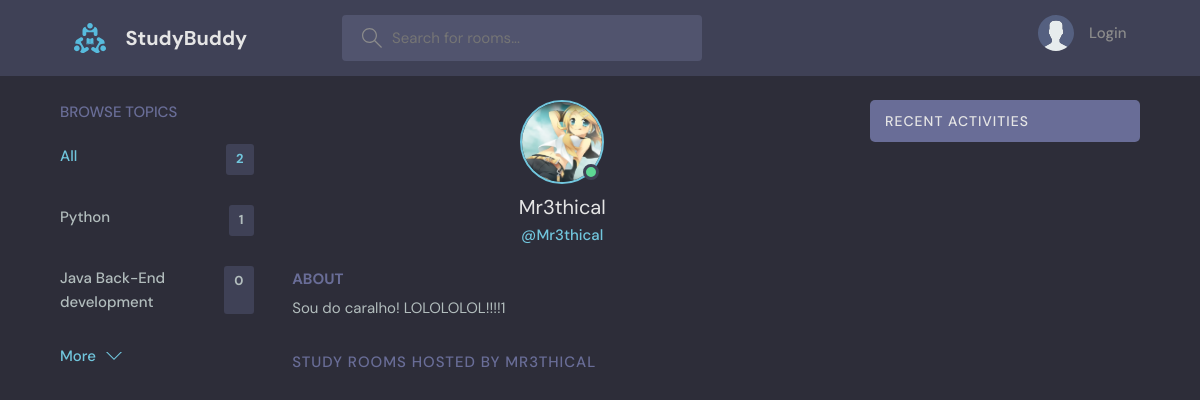
/profile/3, run on an earlier commit of the app's database.
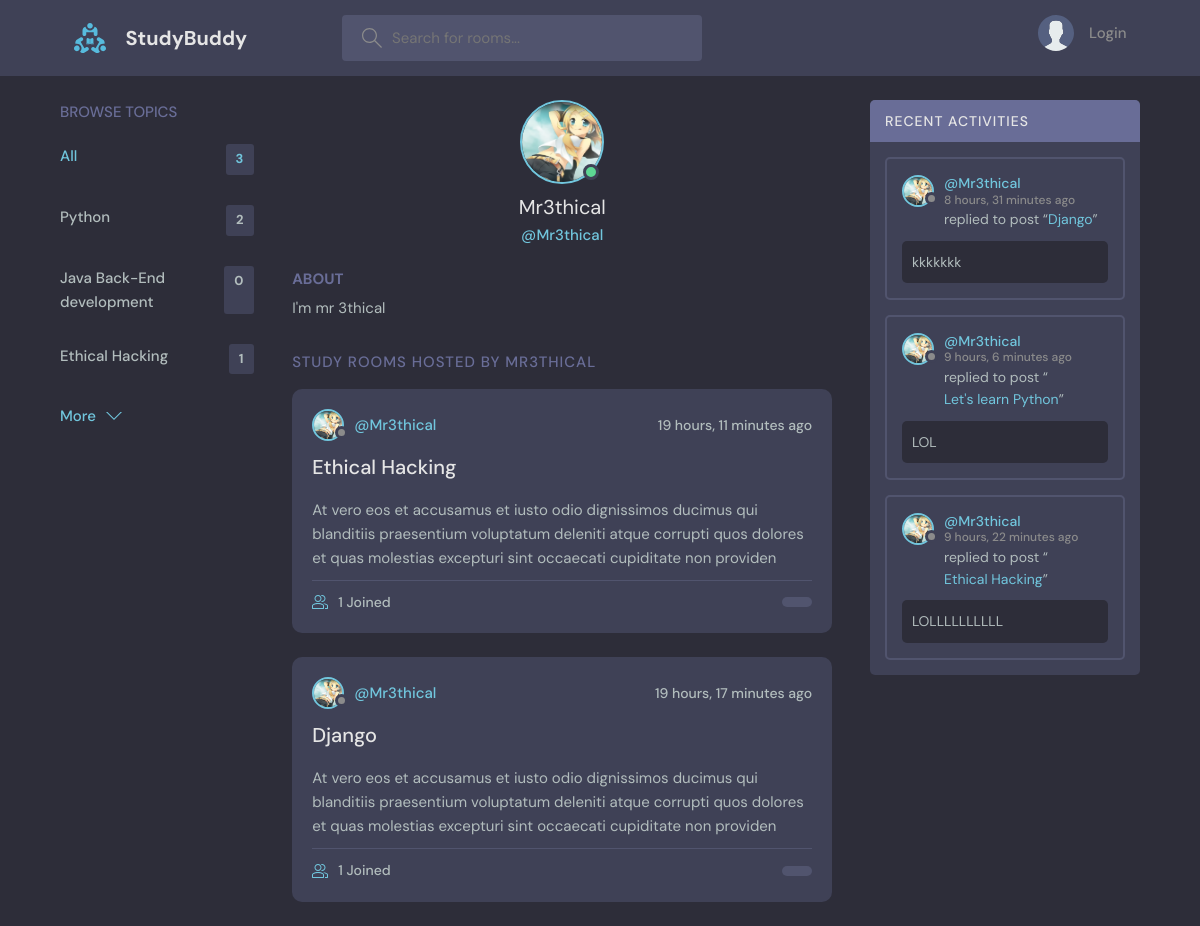
And on a later commit of the database.
### base/models.py (models this page shows, shortened)
class Topic(models.Model):
    name = models.CharField(max_length=100)

class CustomUser(AbstractBaseUser, PermissionsMixin):
    email = models.EmailField(unique=True)
    username = models.CharField(max_length=100, unique=True)
    bio = models.TextField(null=True)
    avatar = models.ImageField(null=True, default='avatar.svg')
    is_staff = models.BooleanField(default=False)
    is_active = models.BooleanField(default=True)
    objects = CustomUserManager()
    USERNAME_FIELD = 'email'
    REQUIRED_FIELDS = ['username']
    def __str__(self):
        return self.username

class Room(models.Model):
    name = models.CharField(max_length=100)
    host = models.ForeignKey(get_user_model(), on_delete=models.SET_NULL, null=True)
    topics = models.ForeignKey(Topic, on_delete=models.CASCADE)
    description = models.TextField(null=True, blank=True)
    participants = models.ManyToManyField(get_user_model(), related_name='participants', blank=True)
    updated = models.DateTimeField(auto_now=True)
    created = models.DateTimeField(auto_now_add=True)
    class Meta:
        ordering = ['-updated', '-created']
    def __str__(self):
        return self.name

class Messages(models.Model):
    user = models.ForeignKey(get_user_model(), on_delete=models.CASCADE)
    room = models.ForeignKey(Room, on_delete=models.CASCADE)
    body = models.TextField()
    updated = models.DateTimeField(auto_now=True)
    created = models.DateTimeField(auto_now_add=True)
    class Meta:
        ordering = ['-updated', '-created']

### base/views.py (the view)
# urls.py: path('profile/<str:pk>', views.profile_page, name='user-profile'),
def profile_page(request, pk):
    user_model = get_user_model()
    user = user_model.objects.get(id=pk)
    msgs = user.messages_set.all()
    rooms = Room.objects.filter(host=user)
    topics = Topic.objects.all()
    topics_count = topics.count()
    context = {'topics': topics, 'topics_count': topics_count, 'msgs': msgs, 'user': user, 'rooms': rooms}
    return render(request, 'base/profile.html', context)

### base/templates/base/profile.html (shortened to what this page needs)
{% extends 'main.html' %}
{% block content %}
  <main class="profile-page layout layout--3">
    <div class="container">
      {% include 'base/topics_component.html' %}
      <div class="roomList">
        <div class="profile">
          <div class="profile__avatar">
            <div class="avatar avatar--large active">
              <img src="{{user.avatar.url}}" />
            </div>
          </div>
          <div class="profile__info">
            <h3>{{user.username}}</h3>
            <p>@{{user.username}}</p>
          </div>
          <div class="profile__about">
            <h3>About</h3>
            <p>
              {{user.bio}}
            </p>
          </div>
        </div>
        <div class="roomList__header">
          <div>
            <h2>Study Rooms Hosted by {{user.username}}</h2>
          </div>
        </div>
        {% include 'base/feed_component.html' %}
      </div>
      {% include 'base/activity_component.html' %}
    </div>
  </main>
{% endblock content %}

### templates/main.html (shortened to what this page needs)
<!DOCTYPE html>
{% load static %}
<html lang="en">
    <head>
        <link rel="stylesheet" href="{% static 'styles/style.css' %}" />
    </head>
    <body>
    {% include 'navbar.html' %}
    {% block content %}
    {% endblock content %}
    </body>
</html>

### templates/navbar.html (shortened to what this page needs)
{% load static %}
<header class="header header--loggedIn">
  <div class="container">
    <a href="{% url 'home' %}" class="header__logo">
      <img src="{% static 'images/logo.svg' %}" />
      <h1>StudyBuddy</h1>
    </a>
    <form class="header__search">
      <label>
        <input name="q" placeholder="Search for rooms..." />
      </label>
    </form>
    <nav class="header__menu">
      {% if request.user.is_authenticated %}
      <div class="header__user">
        <a href="{% url 'user-profile' request.user.id %}">
          <div class="avatar avatar--medium active">
            <img src="{{request.user.avatar.url}}" />
          </div>
          <p>{{request.user.username}} <span>@{{request.user.username}}</span></p>
        </a>
        <button class="dropdown-button">
          <svg version="1.1" xmlns="http://www.w3.org/2000/svg" width="32" height="32" viewBox="0 0 32 32">
            <title>chevron-down</title>
            <path d="M16 21l-13-13h-3l16 16 16-16h-3l-13 13z"></path>
          </svg>
        </button>
      </div>
      {% else %}
      <a href="{% url 'login' %}">
        <img src="{% static 'images/avatar.svg' %}">
        <p>Login</p>
      </a>
      {% endif %}
    </nav>
  </div>
</header>

### base/templates/base/topics_component.html
<div class="topics">
    <div class="topics__header">
        <h2>Browse Topics</h2>
    </div>
    <ul class="topics__list">
        <li>
            <a href="{% url 'home' %}" class="active">All <span>{{topics_count}}</span></a>
        </li>
        {% for topic in topics %}
        <li>
            <a href="{% url 'home' %}?q={{topic.name}}">{{topic.name}} <span>{{topic.room_set.all.count}}</span></a>
        </li>
        {% endfor %}
    </ul>
    <a class="btn btn--link" href="{% url 'topics' %}">
        More
        <svg version="1.1" xmlns="http://www.w3.org/2000/svg" width="32" height="32" viewBox="0 0 32 32">
            <title>chevron-down</title>
            <path d="M16 21l-13-13h-3l16 16 16-16h-3l-13 13z"></path>
        </svg>
    </a>
</div>

### base/templates/base/feed_component.html (shortened to what this page needs)
{% for room in rooms %}
<div class="roomListRoom">
    <div class="roomListRoom__header">
        <a href="{% url 'user-profile' room.host.id %}" class="roomListRoom__author">
            <div class="avatar avatar--small">
                <img src="{{room.host.avatar.url}}" />
            </div>
            <span>@{{room.host.username}}</span>
        </a>
        <div class="roomListRoom__actions">
            <span>{{room.created|timesince}} ago</span>
        </div>
    </div>
    <div class="roomListRoom__content">
        <a href="{% url 'room' room.id %}">{{room.name}}</a>
        <p>{{room.description}}</p>
    </div>
    <div class="roomListRoom__meta">
        <a href="{% url 'room' room.id %}" class="roomListRoom__joined">
            {{room.participants.all.count}} Joined
        </a>
        <p class="roomListRoom__topic">{{room.topic}}</p>
    </div>
</div>
{% endfor %}

### base/templates/base/activity_component.html (shortened to what this page needs)
<div class="activities">
    <div class="activities__header">
        <h2>Recent Activities</h2>
    </div>
    {% for msg in msgs %}
    <div class="activities__box">
        <div class="activities__boxHeader roomListRoom__header">
            <a href="{% url 'user-profile' msg.user.id %}" class="roomListRoom__author">
                <div class="avatar avatar--small">
                    <img src="{{msg.user.avatar.url}}" />
                </div>
                <p>
                  @{{msg.user}}
                  <span>{{msg.created|timesince}} ago</span>
                </p>
            </a>
        </div>
        <div class="activities__boxContent">
            <p>replied to post “<a href="{% url 'room' msg.room.id %}">{{msg.room}}</a>”</p>
            <div class="activities__boxRoomContent">
                {{msg.body}}
            </div>
        </div>
    </div>
    {% endfor %}
</div>

What changed in the data, as far as the page shows it:
computed for Topic "Python": room_set.all.count "1" → "2"
added Topic: name "Ethical Hacking", room_set.all.count "1"
changed CustomUser "Mr3thical": bio "Sou do caralho! LOLOLOLOL!!!!1" → "I'm mr 3thical"
added Room: host.avatar (picture), host.username "Mr3thical", created "19 hours, 11 minutes", name "Ethical Hacking", description "At vero eos et accusamus et iusto odio dignissimos ducimus qui blanditiis praesentium voluptatum deleniti atque corrupti quos dolores et quas molestias excepturi sint occaecati cupiditate non providen", participants.all.count "1"
added Room: host.avatar (picture), host.username "Mr3thical", created "19 hours, 17 minutes", name "Django", description "At vero eos et accusamus et iusto odio dignissimos ducimus qui blanditiis praesentium voluptatum deleniti atque corrupti quos dolores et quas molestias excepturi sint occaecati cupiditate non providen", participants.all.count "1"
added Messages: user.avatar (picture), user "Mr3thical", created "8 hours, 31 minutes", room "Django", body "kkkkkkk"
added Messages: user.avatar (picture), user "Mr3thical", created "9 hours, 6 minutes", room "Let's learn Python", body "LOL"
added Messages: user.avatar (picture), user "Mr3thical", created "9 hours, 22 minutes", room "Ethical Hacking", body "LOLLLLLLLLLL"
Also different on the page:
{{ topics_count }}: "2" → "3"
